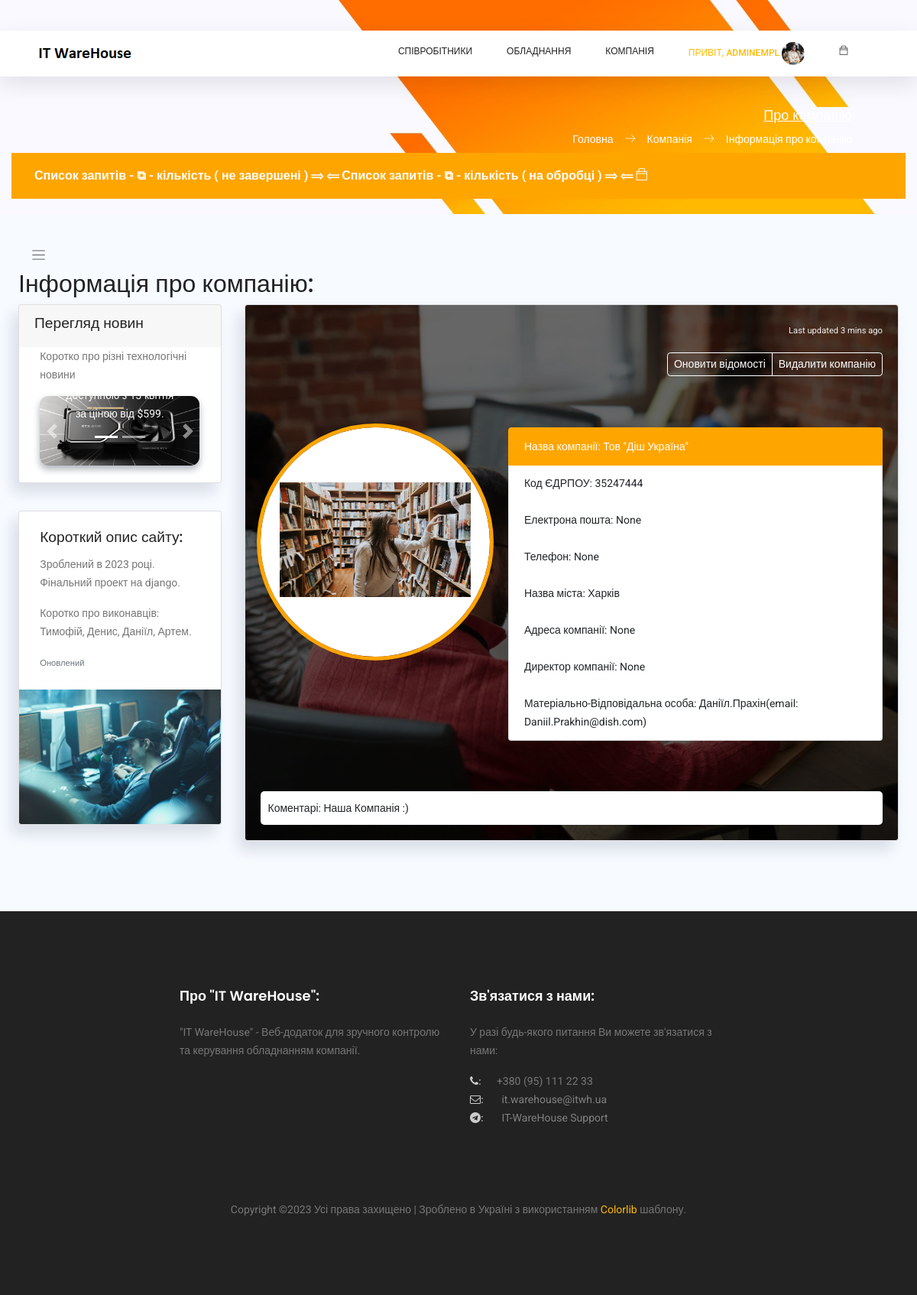
Screenshot of /company/details (signed in) with the database file from the repository.
### users/models.py (models this page shows, shortened)
class NewUser(AbstractBaseUser, PermissionsMixin):
    email = models.EmailField(_('email address'), unique=True)
    user_name = models.CharField(max_length=150, unique=True)
    start_date = models.DateTimeField(default=timezone.now)
    is_staff = models.BooleanField(default=False)
    is_active = models.BooleanField(default=False)
    is_employee = models.BooleanField(default=False)
    objects = CustomAccountManager()
    USERNAME_FIELD = 'email'
    REQUIRED_FIELDS = ['user_name']

### employees/models.py (models this page shows)
class Employees(models.Model):
    first_name = models.CharField(max_length=50, default='', verbose_name="Ім'я *")
    last_name = models.CharField(max_length=50, default='', verbose_name='Прізвище *')
    email = models.EmailField(max_length=75, unique=True, null=True, verbose_name='Електрона пошта *')
    eid = models.CharField(max_length=8, unique=True, null=True, verbose_name='Внутрішній номер *')
    department = models.ForeignKey(Departments, null=True, on_delete=models.SET_NULL, verbose_name='Назва відділу *')
    title = models.CharField(max_length=50, null=True, default='', verbose_name='Посада *')
    user_id = models.ForeignKey(NewUser, null=True, on_delete=models.SET_NULL, verbose_name='ID Користувача *')
    location = models.ForeignKey(Cities, null=True, on_delete=models.SET_NULL, blank=True, verbose_name='Назва міста')
    mobilephone = models.CharField(max_length=20, null=True, default='', blank=True, verbose_name='Мобільний телефон')
    status = models.ForeignKey(UserStatus, null=True, on_delete=models.SET_NULL, blank=True,
                               verbose_name='Форма роботи')
    photo = models.FileField(upload_to='photos/', null=True, default='photos/default_user.jpg', blank=True,
                             verbose_name='Фото')
    comments = models.TextField(max_length=300, null=True, default='', blank=True, verbose_name='Коментарі')
    def __str__(self) -> str:
        return str(self.first_name) + '.' + str(self.last_name) + '(email: ' + str(self.email) + ')'

class Cities(models.Model):
    city = models.CharField(max_length=100, unique=True, verbose_name='Назва міста')
    def __str__(self) -> str:
        return str(self.city)

### company/models.py (models this page shows, shortened)
class Company(models.Model):
    company_title = models.CharField(max_length=200, default='', verbose_name='Назва компанії *')
    company_code = models.CharField(max_length=8, unique=True, default='', verbose_name='Код ЄДРПОУ *')
    company_logo = models.FileField(upload_to='company/', null=True, blank=True, default='def-logo.jpg',
                                    verbose_name='Логотип компанії')
    city = models.ForeignKey(Cities, null=True, blank=True, on_delete=models.SET_NULL, verbose_name='Назва міста')
    address = models.CharField(max_length=250, null=True, blank=True, default='', verbose_name='Адреса компанії')
    email = models.EmailField(max_length=100, null=True, blank=True, default='', verbose_name='Електрона пошта')
    phone = models.CharField(max_length=20, null=True, blank=True, default='', verbose_name='Номер телефону')
    company_boss = models.ForeignKey(Employees, related_name='company_boss', null=True, blank=True,
                                     on_delete=models.SET_NULL, verbose_name='Директор компанії',
                                     help_text='Оберіть відповідного співробітника')
    product_owner = models.ForeignKey(Employees, related_name='product_owner', null=True, blank=True,
                                      on_delete=models.SET_NULL, verbose_name='Матеріально-відповідальна особа',
                                      help_text='Оберіть відповідного співробітника')
    comments = models.TextField(max_length=300, default='', null=True, blank=True, verbose_name='Коментарі')

### company/views.py (the view)
# urls.py: re_path(r'^devices/details/(?P<deviceinner_device_id>[0-9]+)$', device_details),
@login_required
def details(request):
    context = {
        'page_title': 'Про компанію',
        'app_name': 'Компанія',
        'page_name': 'Інформація про компанію'
    }
    user_admin = 0
    if request.user.groups.filter(name='Admins').exists():
        user_admin = 1
    if Employees.objects.filter(user_id=request.user.id).exists():
        employee_data = Employees.objects.get(user_id=request.user.id)
    else:
        employee_data = ''
    company_info = None
    if len(Company.objects.all()) > 0:
        company_info = Company.objects.get()
    context['user_admin'] = user_admin
    context['company_info'] = company_info
    context['employee_data'] = employee_data
    return render(request, 'company/details.html', context=context)

### templates/company/details.html (shortened to what this page needs)
{% extends '_layouts/base.html' %}
{% load static %}
{% block content %}
<div id="main" style="margin-left: 0; min-height: 800px;">
    <div class="main-content container-fluid">
        <div class="page-title">
            <nav class="navbar navbar-header navbar-expand navbar-light headli-1">
               <a class="sidebar-toggler" href=""><span class="navbar-toggler-icon"></span></a>
            </nav>
            <h3 class="headli-1">Інформація про компанію:</h3>
        </div>
        <section class="section">
            <div class="row mb-4">
                <div class="col-md-3">
                    <div class="card" >
                        <div class="card-header" >
                            <h4>Перегляд новин</h4>
                        </div>
                        <div class="card-body" >
                            <div class="row" >
                                <div class="col-md-12" >
                                    <p>Коротко про різні технологічні новини</p>
                                    <div id="carouselExampleCaptions" class="carousel slide" data-ride="carousel" >
                                        <ol class="carousel-indicators">
                                            <li data-bs-target="#carouselExampleCaptions" data-slide-to="0" class="active"></li>
                                            <li data-bs-target="#carouselExampleCaptions" data-slide-to="1"></li>
                                        </ol>
                                        <div class="carousel-inner" >
                                            <div class="carousel-item active" >
                                                <img src="{% static 'static_f_2/images/cpsamples/newsphoto1.jpg' %}" class="d-block w-100 main-img-n" alt="...">
                                                <div class="carousel-caption d-none d-md-block" >
                                                    <p>Відеокарта буде доступною з 13 квітня за ціною від $599.</p>
                                                </div>
                                            </div>
                                        </div>
                                        <a class="carousel-control-prev" href="#carouselExampleCaptions" role="button" data-slide="prev">
                                            <span class="carousel-control-prev-icon" aria-hidden="true"></span>
                                        </a>
                                        <a class="carousel-control-next" href="#carouselExampleCaptions" role="button" data-slide="next">
                                            <span class="carousel-control-next-icon" aria-hidden="true"></span>
                                        </a>
                                    </div>
                                </div>
                            </div>
                        </div>
                    </div>
                <div class="card">
                        <div class="card-content">
                            <div class="card-body">
                                <h4 class="card-title">Короткий опис сайту:</h4>
                                <p class="card-text">
                                    Зроблений в 2023 році. Фінальний проект на django.
                                </p>
                                <p class="card-text">
                                    Коротко про виконавців: Тимофій, Денис, Даніїл, Артем.
                                </p>
                                <small class="text-muted">Оновлений</small>
                            </div>
                            <img class="card-img-bottom img-fluid" src="{% static 'static_f_2/images/samples/programmers-coding-computer-app-7CFXNL5.jpg' %}" alt="Card image cap">
                        </div>
                    </div>
                </div>
                <div class="col-md-9">
                    {% if company_info %}
                    <div class="card" >
                        <div class="card-content" style="height: 700px;">
                            <div class="table-responsive card-img-overlay overlay-dark d-flex justify-content-between flex-column" >
                                <div style="margin-bottom: 10px;" class="overlay-status text-right" >
                                    <p class="mb-25"><small>Last updated 3 mins ago</small></p>
                                    <span class="btn-group">
                                        {% if user_admin == 1%}
                                        <a href="/company/update/{{ company_info.id }}" class="btn btn-outline-white btn-sm">Оновити відомості</a>
                                        <a href="/company/delete/{{ company_info.id }}" class="btn btn-outline-white btn-sm">Видалити компанію</a>
                                        {% endif %}
                                    </span>
                                </div>
                                <div class="d-flex justify-content-between" style="gap: 3%">
                                    <div class="outer-img">
                                        <img class="inner-img" src="/media/{{ company_info.company_logo }}">
                                    </div>
                                    <div style="flex-basis: 70%; min-width: 350px;" class="overlay-content">
                                        <ul class="list-group">
                                            <li class="list-group-item active" style="background: orange; border: 1px solid orange;">Назва компанії: {{ company_info.company_title }}</li>
                                            <li class="list-group-item">Код ЄДРПОУ: {{ company_info.company_code }}</li>
                                            <li class="list-group-item">Електрона пошта: {{ company_info.email }}</li>
                                            <li class="list-group-item">Телефон: {{ company_info.phone }}</li>
                                            <li class="list-group-item">Назва міста: {{ company_info.city }}</li>
                                            <li class="list-group-item">Адреса компанії: {{ company_info.address }}</li>
                                            <li class="list-group-item">Директор компанії: {{ company_info.company_boss }}</li>
                                            <li class="list-group-item">Матеріально-Відповідальна особа: {{ company_info.product_owner }}</li>
                                        </ul>
                                    </div>
                                </div>
                                <div style="margin-top: 10px; background: #ffffff; padding: 10px; border-radius: 5px; color: #212529" class="tab-pane fade active show" id="list-sunday" role="tabpanel" aria-labelledby="list-sunday-list">
                                    Коментарі: {{ company_info.comments }}
                                </div>
                            </div>
                        </div>
                    </div>
                    {% endif %}
                </div>
            </div>
        </section>
    </div>
</div>
{% endblock content %}

### templates/_layouts/header.html (shortened to what this page needs)
{% load static %}
<header class="header_area sticky-header">
	<div class="main_menu">
			<nav class="navbar navbar-expand-lg navbar-light main_box">
				<div class="container">
					<a class="navbar-brand logo_h" href="/">
						<img src="{% static 'static_f_1/img/logo.png' %}" alt="IT WareHouse Project Logo">
					</a>
					<div class="collapse navbar-collapse offset" id="navbarSupportedContent">
						<ul class="nav navbar-nav menu_nav ml-auto">
							{% if not user.is_authenticated %}
								<li class="nav-item"><a class="nav-link" href="/">Вхід до Системи</a></li>
							{% else %}
								{% if user_data.u_group == 'Admins' or user_admin == 1%}
								<li class="nav-item submenu dropdown">
									<a href="#" class="nav-link dropdown-toggle" data-toggle="dropdown" role="button"
									   aria-haspopup="true" aria-expanded="false">Співробітники</a>
								</li>
								{% endif %}
								<li class="nav-item submenu dropdown">
									<a href="#" class="nav-link dropdown-toggle" data-toggle="dropdown"
									   role="button" aria-haspopup="true" aria-expanded="false">Обладнання</a>
								</li>
								<li class="nav-item submenu dropdown">
									<a href="#" class="nav-link dropdown-toggle" data-toggle="dropdown" role="button"
									   aria-haspopup="true" aria-expanded="false">Компанія</a>
								</li>
								<li class="nav-item submenu dropdown active">
									<a href="#" class="nav-link dropdown-toggle" data-toggle="dropdown" role="button"
									   aria-haspopup="true" aria-expanded="false">
										<span>Привіт, {{ user.user_name }}</span>
										{% if employee_data.photo %}
										<span><span><img width="30px" height="30px" class="profile-img"
														 src="/media/{{ employee_data.photo }}" alt=""></span>
										</span>
										{% else %}
										<span><span><img width="30px" height="30px" class="profile-img"
													 src="/media/photos/default_user.jpg" alt=""></span>
										</span>
										{% endif %}
										</a>
								</li>
								<li class="nav-item submenu dropdown">
									<a href="#" class="nav-link dropdown-toggle">
										<span class="ti-bag"></span>
									</a>
								</li>
							{% endif %}
						</ul>
					</div>
				</div>
			</nav>
	</div>
</header>

### static/static_f_2/css/app.css (style rules this page uses)
#main { margin-left:260px;background-color:#f7faff;min-height:100vh;transition:margin-left .6s ease-out }
#main .main-content { padding:2rem 1.5rem }
#main .main-content .page-title h3 { font-size:2rem }
a { text-decoration:none }
a,button { outline:0 }
@media screen and (max-width:1200px) { #main { margin-left:0 } }
.btn.btn-outline-white { color:#fff;border-color:#fff }
.btn-group>.btn { border-radius:.267rem }
.carousel-inner { border-radius:.7rem;box-shadow:0 5px 10px #adb5bd }
.dropdown-toggle:after { color:#fff }
.card { box-shadow:-8px 12px 18px 0 rgba(25,42,70,.13);margin-bottom:2.2rem }
.card .card-header { border:none }
.card .card-header h4 { font-size:1.2rem }
.card .card-header~.card-body { padding-top:0 }
.card .card-content { position:relative }
.card .card-title { font-size:1.2rem }
.card .card-body { padding:1.4rem 1.7rem }
.card .card-img-overlay { background-color:rgba(0,0,0,.6) }
.card .card-img-overlay p { color:#eee }

### templates/_layouts/header.html (style rules this page uses)
.header_area .navbar .nav .nav-item .nav-link { padding: 1px 0; }
.profile-img { object-fit: cover; border-radius: 15px; }

### templates/company/details.html (style rules this page uses)
.outer-img { flex-basis: 30%; min-width: 300px; min-height: 300px; max-width: 300px; max-height: 300px; outline: 5px solid orange; border-radius: 150px; background-color: white; }
.inner-img { position: relative; display: block; bottom: 24%; top: 24%; width: 250px; height: 150px; margin: 0 auto; }

### rows the page displays
NewUser: user_name "ADMINEMPL"
Employees: photo (picture)
Company: company_logo (picture), company_title "Тов \"Діш Україна\"", company_code "35247444", email "None", phone "None", city "Харків", address "None", company_boss "None", product_owner "Даніїл.Прахін(email: Daniil.Prakhin@dish.com)", comments "Наша Компанія :)"

### other values shown
{{ page_title }} "Про компанію"
{{ app_name }} "Компанія"
{{ page_name }} "Інформація про компанію"
